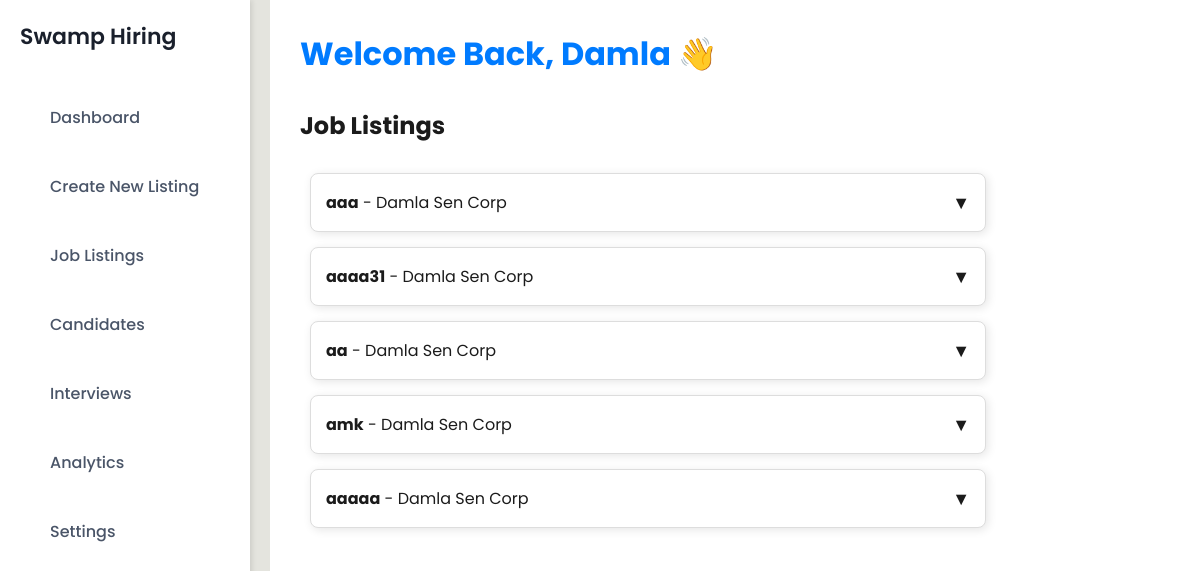
The app's page /employer_job_listings/ (signed in), older data.
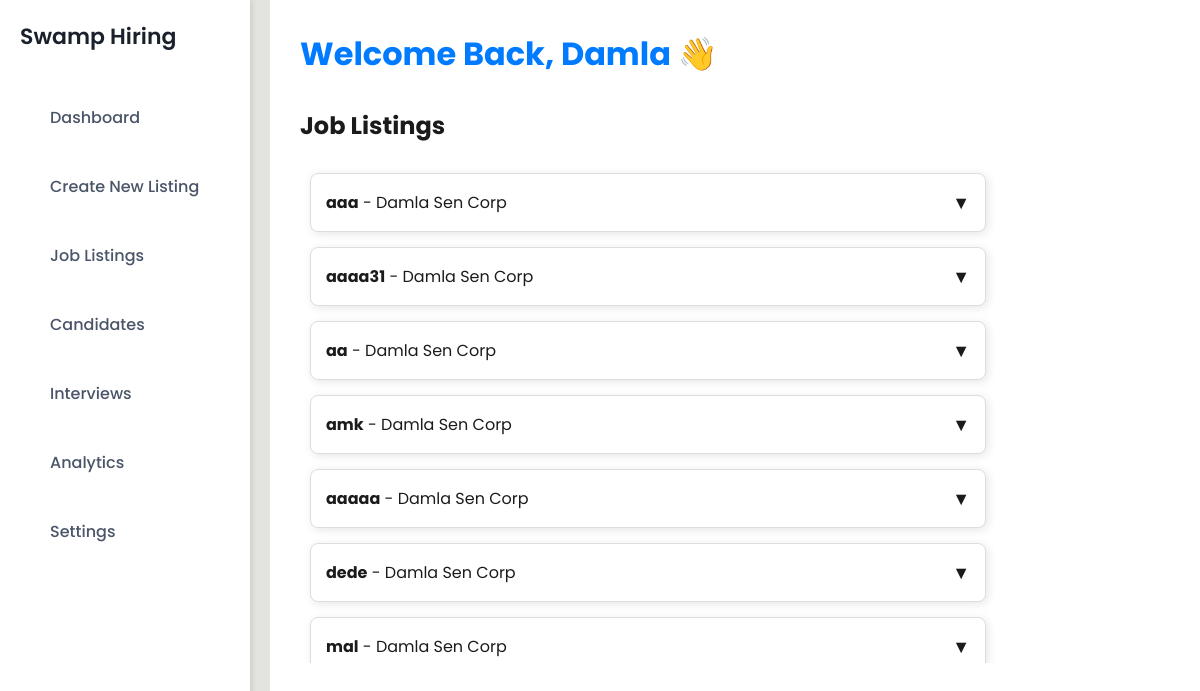
The same page, newer data.
### tutorials/models/employer_models.py (models this page shows, shortened)
class Job(models.Model):
    employer = models.ForeignKey(
        Employer,
        on_delete=models.CASCADE,
        related_name='jobs',
        null=True,
        blank=True
    )
    title = models.CharField(max_length=200)
    company_name = models.CharField(max_length=255, default="Unknown Company")
    location = models.CharField(max_length=255, default="Unknown Location")
    job_type = models.CharField(
        max_length=100,
        choices=[
            ('Full Time', 'Full Time'),
            ('Part Time', 'Part Time'),
            ('Internship', 'Internship'),
            ('Apprenticeship', 'Apprenticeship')
        ],
        blank=True,
        null=True
    )
    salary = models.DecimalField(max_digits=10, decimal_places=2, null=True, blank=True)
    description = models.TextField()
    requirements = models.TextField(blank=True)
    benefits = models.TextField(blank=True, null=True)
    application_deadline = models.DateField(null=True, blank=True)
    contact_email = models.EmailField(default="default@email.com")
    created_at = models.DateTimeField(auto_now_add=True)
    STATUS_CHOICES = [
        ('pending', 'Pending Review'),
        ('approved', 'Approved'),
        ('rejected', 'Rejected'),
    ]
    status = models.CharField(
        max_length=10,
        choices=STATUS_CHOICES,
        default='pending'  # New jobs start as pending
    )

### tutorials/views/employer_views.py (the view)
# urls.py: path('employer_job_listings/', employer_job_listings, name='employer_job_listings'),
@login_required
def employer_job_listings(request):
    try:
        employer = Employer.objects.get(username=request.user.username)
    except Employer.DoesNotExist:
        return render(request, 'error.html', {"message": "Employer profile not found."})
    jobs = Job.objects.filter(employer=employer)
    if not jobs.exists():
        logger.warning(f"⚠️ No jobs found for employer: {employer.company_name}")
    return render(request, 'employer_job_listings.html', {'jobs': jobs})

### tutorials/templates/employer_job_listings.html (shortened to what this page needs)
{% extends 'base.html' %}
{% load static %}
{% block extra_css %}
<link rel="stylesheet" href="{% static 'css/employer_job_listings.css' %}">
{% endblock %}
{% block content %}
<section class="job-listings">
    <h2>Job Listings</h2>
    <div class="job-listings-container">
        {% if jobs %}
            {% for job in jobs %}
                <div class="job-listing-card" onclick="toggleDetails('{{ job.id }}')">
                    <div class="job-header">
                        <p>
                            <strong class="job-title">{{ job.title }}</strong> - {{ job.company_name }}
                        </p>
                        <span id="toggle-icon-{{ job.id }}" class="toggle-icon">▼</span>
                    </div>
                </div>
            {% endfor %}
        {% else %}
            <p>No jobs posted yet.</p>
        {% endif %}
    </div>
</section>
{% endblock %}

Row changes from the older to the newer data that the page shows:
added Job: title "dede", company_name "Damla Sen Corp"
added Job: title "mal", company_name "Damla Sen Corp"
